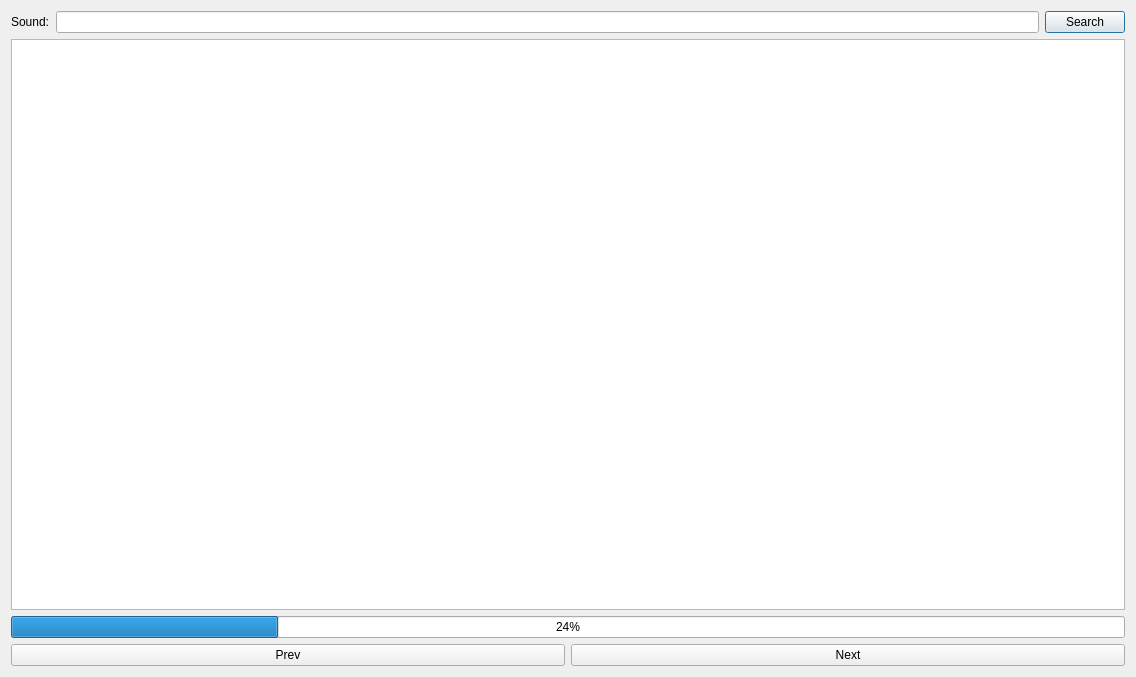
<?xml version="1.0" encoding="UTF-8"?>
<ui version="4.0">
 <class>FreeSoundBrowser</class>
 <widget class="QDialog" name="FreeSoundBrowser">
  <property name="geometry">
   <rect>
    <x>0</x>
    <y>0</y>
    <width>1136</width>
    <height>677</height>
   </rect>
  </property>
  <property name="windowTitle">
   <string>Dialog</string>
  </property>
  <layout class="QVBoxLayout" name="verticalLayout">
   <item>
    <layout class="QHBoxLayout" name="horizontalLayout">
     <item>
      <widget class="QLabel" name="label">
       <property name="text">
        <string>Sound:</string>
       </property>
      </widget>
     </item>
     <item>
      <widget class="QLineEdit" name="searchQuerryLineEdit"/>
     </item>
     <item>
      <widget class="QPushButton" name="searchButton">
       <property name="text">
        <string>Search</string>
       </property>
      </widget>
     </item>
    </layout>
   </item>
   <item>
    <widget class="QTableWidget" name="soundTableWidget"/>
   </item>
   <item>
    <widget class="QProgressBar" name="downloadProgressBar">
     <property name="value">
      <number>24</number>
     </property>
    </widget>
   </item>
   <item>
    <layout class="QHBoxLayout" name="horizontalLayout_2">
     <item>
      <widget class="QPushButton" name="prevButton">
       <property name="text">
        <string>Prev</string>
       </property>
      </widget>
     </item>
     <item>
      <widget class="QPushButton" name="nextButton">
       <property name="text">
        <string>Next</string>
       </property>
      </widget>
     </item>
    </layout>
   </item>
  </layout>
 </widget>
 <resources/>
 <connections/>
</ui>
